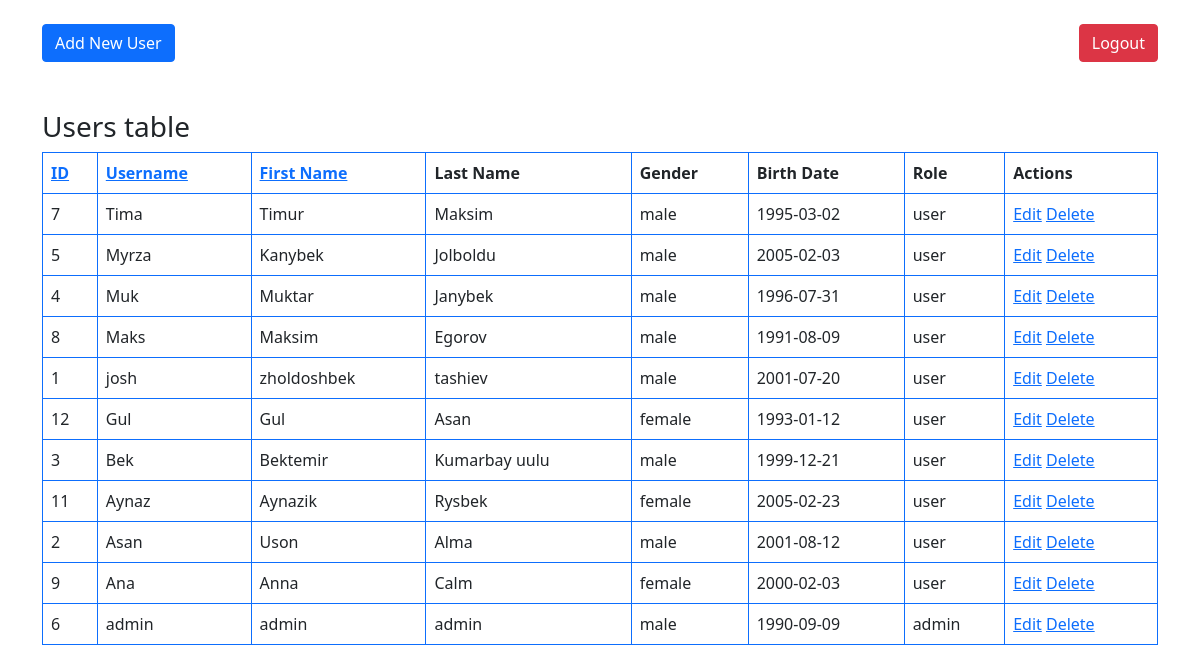
The page /index.php?sort=username&order=DESC (signed in) on the database its author committed.
### tables this page shows
CREATE TABLE `users` (
  `id` int NOT NULL AUTO_INCREMENT,
  `username` varchar(50) NOT NULL,
  `password` varchar(255) NOT NULL,
  `first_name` varchar(50) NOT NULL,
  `last_name` varchar(50) NOT NULL,
  `gender` enum('male','female') NOT NULL,
  `birth_date` date NOT NULL,
  `role` enum('admin','user') DEFAULT 'user',
  PRIMARY KEY (`id`),
  UNIQUE KEY `username` (`username`)
);

### index.php (the view, shortened to what this page needs)
<?php
include('config.php');
$sort = isset($_GET['sort']) ? $_GET['sort'] : 'id';
$order = isset($_GET['order']) ? $_GET['order'] : 'ASC';
$sql = "SELECT * FROM users ORDER BY $sort $order";
$result = $conn->query($sql);
?>
<!doctype html>
<html lang="en">
<head>
    <link href="https://cdn.jsdelivr.net/npm/bootstrap@5.0.2/dist/css/bootstrap.min.css" rel="stylesheet">
</head>
<body>
<div class="container d-flex justify-content-between mt-4">
    <div>
        <a class="btn btn-primary" href="add_user.php">Add New User</a>
    </div>
    <div>
        <a class="btn btn-danger" href="logout.php">Logout</a>
    </div>
</div>
<div class="container mt-5">
    <h3>Users table</h3>
    <table  class="table table-bordered border-primary" border="1">
        <tr>
            <th><a href="?sort=id&order=<?php echo $order == 'ASC' ? 'DESC' : 'ASC'; ?>">ID</a></th>
            <th><a href="?sort=username&order=<?php echo $order == 'ASC' ? 'DESC' : 'ASC'; ?>">Username</a></th>
            <th>
                <a href="?sort=first_name&order=<?php echo $order == 'ASC' ? 'DESC' : 'ASC'; ?>">First Name</a>
            </th>
            <th>Last Name</th>
            <th>Gender</th>
            <th>Birth Date</th>
            <th>Role</th>
            <th>Actions</th>
        </tr>
        <?php while ($row = $result->fetch_assoc()): ?>
            <tr>
                <td><?php echo $row['id']; ?></td>
                <td><?php echo $row['username']; ?></td>
                <td><?php echo $row['first_name']; ?></td>
                <td><?php echo $row['last_name']; ?></td>
                <td><?php echo $row['gender']; ?></td>
                <td><?php echo $row['birth_date']; ?></td>
                <td><?php echo $row['role']; ?></td>
                <td>
                    <a href="edit_user.php?id=<?php echo $row['id']; ?>">Edit</a>
                    <a href="delete_user.php?id=<?php echo $row['id']; ?>" onclick="return confirm('Are you sure?')">Delete</a>
                </td>
            </tr>
        <?php endwhile; ?>
    </table>
</div>
</body>
</html>

### rows shown on the page
users: id "7", username "Tima", first_name "Timur", last_name "Maksim", gender "male", birth_date "1995-03-02", role "user"
users: id "5", username "Myrza", first_name "Kanybek", last_name "Jolboldu", gender "male", birth_date "2005-02-03", role "user"
users: id "4", username "Muk", first_name "Muktar", last_name "Janybek", gender "male", birth_date "1996-07-31", role "user"
users: id "8", username "Maks", first_name "Maksim", last_name "Egorov", gender "male", birth_date "1991-08-09", role "user"
users: id "1", username "josh", first_name "zholdoshbek", last_name "tashiev", gender "male", birth_date "2001-07-20", role "user"
users: id "12", username "Gul", first_name "Gul", last_name "Asan", gender "female", birth_date "1993-01-12", role "user"
users: id "3", username "Bek", first_name "Bektemir", last_name "Kumarbay uulu", gender "male", birth_date "1999-12-21", role "user"
users: id "11", username "Aynaz", first_name "Aynazik", last_name "Rysbek", gender "female", birth_date "2005-02-23", role "user"
users: id "2", username "Asan", first_name "Uson", last_name "Alma", gender "male", birth_date "2001-08-12", role "user"
users: id "9", username "Ana", first_name "Anna", last_name "Calm", gender "female", birth_date "2000-02-03", role "user"
users: id "6", username "admin", first_name "admin", last_name "admin", gender "male", birth_date "1990-09-09", role "admin"
